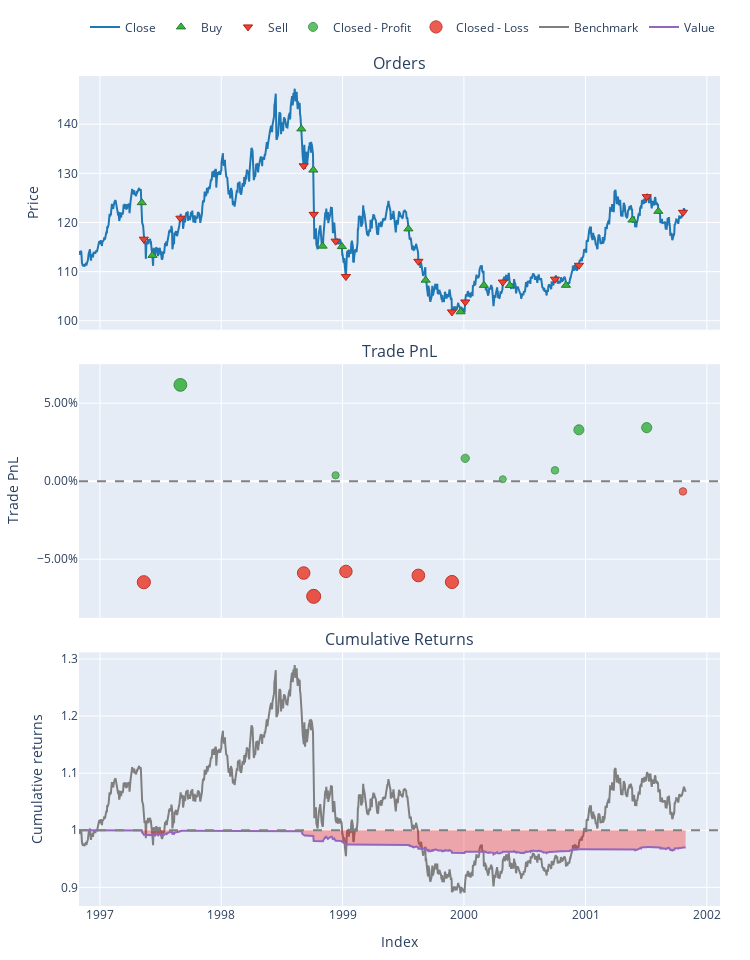

Source (notebook cell):
### Code cell
port.plot().show()

### Figure 1 — Plotly figure (JSON) as saved in the notebook; plotly's stock layout.template omitted (floating-point values rounded to 4 significant figures; data arrays with more than 128 entries replaced by an {"elided": "..."} marker saying what was removed)
{"data": [{"legendgroup": "0", "line": {"color": "#1f77b4"}, "name": "Close", "showlegend": true, "type": "scatter", "uid": "bf638421-c1f1-4b03-9323-f5c86e2946a3", "x": {"elided": "1290 str values"}, "xaxis": "x", "y": {"elided": "1290 float values"}, "yaxis": "y"}, {"customdata": [[0, 10, 3.101], [2, 10, 2.833], [4, 10, 3.476], [6, 10, 3.267], [8, 10, 2.88], [10, 10, 2.877], [12, 10, 2.967], [14, 10, 2.707], [16, 10, 2.546], [18, 10, 2.68], [20, 10, 2.679], [22, 10, 2.68], [24, 10, 3.013], [26, 10, 3.057]], "hovertemplate": "Order Id: %{customdata[0]}<br>Timestamp: %{x}<br>Price: %{y}<br>Size: %{customdata[1]:.6f}<br>Fees: %{customdata[2]:.6f}", "legendgroup": "1", "marker": {"color": "#37B13F", "line": {"color": "rgb(38,123,44)", "width": 1}, "size": 8, "symbol": "triangle-up"}, "mode": "markers", "name": "Buy", "type": "scatter", "uid": "545524fd-ecbc-4849-9727-22c675d90b8d", "x": ["1997-05-07T00:00:00", "1997-06-08T00:00:00", "1998-08-30T00:00:00", "1998-10-05T00:00:00", "1998-11-02T00:00:00", "1998-12-30T00:00:00", "1999-07-18T00:00:00", "1999-09-08T00:00:00", "1999-12-22T00:00:00", "2000-03-01T00:00:00", "2000-05-18T00:00:00", "2000-11-03T00:00:00", "2001-05-22T00:00:00", "2001-08-08T00:00:00"], "xaxis": "x", "y": [124.0, 113.3, 139.0, 130.7, 115.2, 115.1, 118.7, 108.3, 101.8, 107.2, 107.2, 107.2, 120.5, 122.3], "yaxis": "y"}, {"customdata": [[1, 10, 2.915], [3, 10, 3.022], [5, 10, 3.288], [7, 10, 3.041], [9, 10, 2.905], [11, 10, 2.725], [13, 10, 2.802], [15, 10, 2.545], [17, 10, 2.596], [19, 10, 2.697], [21, 10, 2.711], [23, 10, 2.782], [25, 10, 3.131], [27, 10, 3.052]], "hovertemplate": "Order Id: %{customdata[0]}<br>Timestamp: %{x}<br>Price: %{y}<br>Size: %{customdata[1]:.6f}<br>Fees: %{customdata[2]:.6f}", "legendgroup": "2", "marker": {"color": "#EA4335", "line": {"color": "rgb(181,31,18)", "width": 1}, "size": 8, "symbol": "triangle-down"}, "mode": "markers", "name": "Sell", "type": "scatter", "uid": "d0b55627-bf59-4232-80f9-300dc12826e3", "x": ["1997-05-13T00:00:00", "1997-08-31T00:00:00", "1998-09-06T00:00:00", "1998-10-06T00:00:00", "1998-12-11T00:00:00", "1999-01-11T00:00:00", "1999-08-17T00:00:00", "1999-11-26T00:00:00", "2000-01-05T00:00:00", "2000-04-27T00:00:00", "2000-10-01T00:00:00", "2000-12-12T00:00:00", "2001-07-04T00:00:00", "2001-10-21T00:00:00"], "xaxis": "x", "y": [116.6, 120.9, 131.5, 121.7, 116.2, 109, 112.1, 101.8, 103.8, 107.9, 108.5, 111.3, 125.2, 122.1], "yaxis": "y"}, {"customdata": [[1, 1, 69.89, 0.06168], [4, 4, 4.343, 0.00377], [8, 8, 14.92, 0.01465], [9, 9, 1.346, 0.001255], [10, 10, 7.418, 0.006921], [11, 11, 35.27, 0.0329], [12, 12, 41.31, 0.03428]], "hovertemplate": "Exit Trade Id: %{customdata[0]}<br>Position Id: %{customdata[1]}<br>Exit Timestamp: %{x}<br>PnL: %{customdata[2]:.6f}<br>Return: %{customdata[3]:.2%}", "legendgroup": "3", "marker": {"color": "#37B13F", "line": {"color": "rgb(38,123,44)", "width": 1}, "opacity": [0.8749, 0.7552, 0.7777, 0.75, 0.7617, 0.8154, 0.8183], "size": [12.83, 7.243, 8.292, 7, 7.547, 10.05, 10.19], "symbol": "circle"}, "mode": "markers", "name": "Closed - Profit", "type": "scatter", "uid": "ed9aca48-f957-4784-9541-3c62f30d480b", "x": ["1997-08-31T00:00:00", "1998-12-11T00:00:00", "2000-01-05T00:00:00", "2000-04-27T00:00:00", "2000-10-01T00:00:00", "2000-12-12T00:00:00", "2001-07-04T00:00:00"], "xaxis": "x2", "y": [0.06168, 0.00377, 0.01465, 0.001255, 0.006921, 0.0329, 0.03428], "yaxis": "y2"}, {"customdata": [[0, 0, -80.31, -0.06475], [2, 2, -81.83, -0.05886], [3, 3, -96.47, -0.07383], [5, 5, -66.57, -0.05784], [6, 6, -71.73, -0.06043], [7, 7, -69.95, -0.06461], [13, 13, -8.017, -0.006557]], "hovertemplate": "Exit Trade Id: %{customdata[0]}<br>Position Id: %{customdata[1]}<br>Exit Timestamp: %{x}<br>PnL: %{customdata[2]:.6f}<br>Return: %{customdata[3]:.2%}", "legendgroup": "4", "marker": {"color": "#EA4335", "line": {"color": "rgb(181,31,18)", "width": 1}, "opacity": [0.8812, 0.8691, 0.9, 0.867, 0.8723, 0.8809, 0.761], "size": [13.12, 12.56, 14, 12.46, 12.71, 13.11, 7.511], "symbol": "circle"}, "mode": "markers", "name": "Closed - Loss", "type": "scatter", "uid": "a99da9a3-5ed5-47f6-a7d8-92cf3a724a7b", "x": ["1997-05-13T00:00:00", "1998-09-06T00:00:00", "1998-10-06T00:00:00", "1999-01-11T00:00:00", "1999-08-17T00:00:00", "1999-11-26T00:00:00", "2001-10-21T00:00:00"], "xaxis": "x2", "y": [-0.06475, -0.05886, -0.07383, -0.05784, -0.06043, -0.06461, -0.006557], "yaxis": "y2"}, {"legendgroup": "5", "line": {"color": "#7f7f7f"}, "name": "Benchmark", "showlegend": true, "type": "scatter", "uid": "4c08ab57-0731-4a19-91f1-a686e9e92517", "x": {"elided": "1290 str values"}, "xaxis": "x3", "y": {"elided": "1290 float values"}, "yaxis": "y3"}, {"hoverinfo": "skip", "legendgroup": "6", "line": {"color": "rgba(0, 0, 0, 0)", "width": 0}, "opacity": 0, "showlegend": false, "type": "scatter", "uid": "c0d91311-d55f-4d49-92c2-274a753699ad", "x": {"elided": "1290 str values"}, "xaxis": "x3", "y": {"elided": "1290 int values"}, "yaxis": "y3"}, {"connectgaps": false, "fill": "tonexty", "fillcolor": "rgba(255, 0, 0, 0.3)", "hoverinfo": "skip", "legendgroup": "6", "line": {"color": "rgba(0, 0, 0, 0)", "width": 0}, "opacity": 0, "showlegend": false, "type": "scatter", "uid": "bae08592-4e9a-4899-9590-8f27de0f5f26", "x": {"elided": "1290 str values"}, "xaxis": "x3", "y": {"elided": "1290 float values"}, "yaxis": "y3"}, {"legendgroup": "7", "line": {"color": "#9467bd"}, "name": "Value", "showlegend": true, "type": "scatter", "uid": "e18c69ea-b688-4163-8d0f-3cab5840519d", "x": {"elided": "1290 str values"}, "xaxis": "x3", "y": {"elided": "1290 float values"}, "yaxis": "y3"}, {"hoverinfo": "skip", "legendgroup": "6", "line": {"color": "rgba(0, 0, 0, 0)", "width": 0}, "opacity": 0, "showlegend": false, "type": "scatter", "uid": "e1b716e4-9c8c-42bd-bf62-479bc65b6129", "x": {"elided": "1290 str values"}, "xaxis": "x3", "y": {"elided": "1290 int values"}, "yaxis": "y3"}], "layout": {"annotations": [{"font": {"size": 16}, "showarrow": false, "text": "Orders", "x": 0.5, "xanchor": "center", "xref": "paper", "y": 1, "yanchor": "bottom", "yref": "paper"}, {"font": {"size": 16}, "showarrow": false, "text": "Trade PnL", "x": 0.5, "xanchor": "center", "xref": "paper", "y": 0.6528, "yanchor": "bottom", "yref": "paper"}, {"font": {"size": 16}, "showarrow": false, "text": "Cumulative Returns", "x": 0.5, "xanchor": "center", "xref": "paper", "y": 0.3056, "yanchor": "bottom", "yref": "paper"}], "height": 960, "legend": {"orientation": "h", "traceorder": "normal", "x": 1, "xanchor": "right", "y": 1.042, "yanchor": "bottom"}, "margin": {"b": 30, "l": 30, "r": 30, "t": 30}, "shapes": [{"line": {"color": "gray", "dash": "dash"}, "type": "line", "x0": 0, "x1": 1, "xref": "paper", "y0": 0, "y1": 0, "yref": "y2"}, {"line": {"color": "gray", "dash": "dash"}, "type": "line", "x0": 0, "x1": 1, "xref": "paper", "y0": 1, "y1": 1, "yref": "y3"}], "showlegend": true, "width": 750, "xaxis": {"anchor": "y", "domain": [0, 1], "matches": "x3", "showticklabels": false}, "xaxis2": {"anchor": "y2", "domain": [0, 1], "matches": "x3", "showticklabels": false}, "xaxis3": {"anchor": "y3", "domain": [0, 1], "title": {"text": "Index"}}, "yaxis": {"anchor": "x", "domain": [0.6944, 1], "title": {"text": "Price"}}, "yaxis2": {"anchor": "x2", "domain": [0.3472, 0.6528], "tickformat": ".2%", "title": {"text": "Trade PnL"}}, "yaxis3": {"anchor": "x3", "domain": [0, 0.3056], "title": {"text": "Cumulative returns"}}}}
